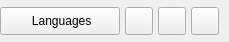
           <widget class="QFrame" name="contentTopBg">
            <property name="enabled">
             <bool>true</bool>
            </property>
            <property name="minimumSize">
             <size>
              <width>0</width>
              <height>42</height>
             </size>
            </property>
            <property name="maximumSize">
             <size>
              <width>16777215</width>
              <height>42</height>
             </size>
            </property>
            <property name="frameShape">
             <enum>QFrame::Shape::NoFrame</enum>
            </property>
            <property name="frameShadow">
             <enum>QFrame::Shadow::Raised</enum>
            </property>
            <layout class="QHBoxLayout" name="horizontalLayout">
             <property name="spacing">
              <number>0</number>
             </property>
             <property name="leftMargin">
              <number>0</number>
             </property>
             <property name="topMargin">
              <number>0</number>
             </property>
             <property name="rightMargin">
              <number>10</number>
             </property>
             <property name="bottomMargin">
              <number>0</number>
             </property>
             <item>
              <widget class="QFrame" name="leftBox">
               <property name="sizePolicy">
                <sizepolicy hsizetype="Expanding" vsizetype="Preferred">
                 <horstretch>0</horstretch>
                 <verstretch>0</verstretch>
                </sizepolicy>
               </property>
               <property name="frameShape">
                <enum>QFrame::Shape::NoFrame</enum>
               </property>
               <property name="frameShadow">
                <enum>QFrame::Shadow::Raised</enum>
               </property>
               <layout class="QHBoxLayout" name="horizontalLayout_3">
                <property name="spacing">
                 <number>0</number>
                </property>
                <property name="leftMargin">
                 <number>0</number>
                </property>
                <property name="topMargin">
                 <number>0</number>
                </property>
                <property name="rightMargin">
                 <number>0</number>
                </property>
                <property name="bottomMargin">
                 <number>0</number>
                </property>
                <item>
                 <widget class="QFrame" name="topLogoInfo">
                  <property name="minimumSize">
                   <size>
                    <width>0</width>
                    <height>0</height>
                   </size>
                  </property>
                  <property name="maximumSize">
                   <size>
                    <width>16777215</width>
                    <height>42</height>
                   </size>
                  </property>
                  <property name="styleSheet">
                   <string notr="true"/>
                  </property>
                  <property name="frameShape">
                   <enum>QFrame::Shape::NoFrame</enum>
                  </property>
                  <property name="frameShadow">
                   <enum>QFrame::Shadow::Raised</enum>
                  </property>
                  <widget class="QLabel" name="titleLeftApp">
                   <property name="geometry">
                    <rect>
                     <x>10</x>
                     <y>5</y>
                     <width>200</width>
                     <height>20</height>
                    </rect>
                   </property>
                   <property name="font">
                    <font>
                     <family>Segoe UI Semibold</family>
                     <pointsize>12</pointsize>
                     <italic>false</italic>
                     <fontweight></fontweight>
                    </font>
                   </property>
                   <property name="text">
                    <string>GPMTS</string>
                   </property>
                   <property name="alignment">
                    <set>Qt::AlignmentFlag::AlignLeading|Qt::AlignmentFlag::AlignLeft|Qt::AlignmentFlag::AlignTop</set>
                   </property>
                  </widget>
                  <widget class="QLabel" name="titleLeftDescription">
                   <property name="geometry">
                    <rect>
                     <x>10</x>
                     <y>25</y>
                     <width>200</width>
                     <height>16</height>
                    </rect>
                   </property>
                   <property name="maximumSize">
                    <size>
                     <width>16777215</width>
                     <height>16</height>
                    </size>
                   </property>
                   <property name="font">
                    <font>
                     <family>Segoe UI</family>
                     <pointsize>8</pointsize>
                     <italic>false</italic>
                     <bold>false</bold>
                    </font>
                   </property>
                   <property name="frameShadow">
                    <enum>QFrame::Shadow::Raised</enum>
                   </property>
                   <property name="text">
                    <string>General Purpose Missile Testing System</string>
                   </property>
                   <property name="alignment">
                    <set>Qt::AlignmentFlag::AlignLeading|Qt::AlignmentFlag::AlignLeft|Qt::AlignmentFlag::AlignTop</set>
                   </property>
                  </widget>
                  <widget class="QLabel" name="titleRightInfo">
                   <property name="geometry">
                    <rect>
                     <x>0</x>
                     <y>0</y>
                     <width>950</width>
                     <height>42</height>
                    </rect>
                   </property>
                   <property name="sizePolicy">
                    <sizepolicy hsizetype="Preferred" vsizetype="Expanding">
                     <horstretch>0</horstretch>
                     <verstretch>0</verstretch>
                    </sizepolicy>
                   </property>
                   <property name="maximumSize">
                    <size>
                     <width>16777215</width>
                     <height>42</height>
                    </size>
                   </property>
                   <property name="font">
                    <font>
                     <family>Segoe UI</family>
                     <pointsize>10</pointsize>
                     <italic>false</italic>
                     <bold>false</bold>
                    </font>
                   </property>
                   <property name="layoutDirection">
                    <enum>Qt::LayoutDirection::LeftToRight</enum>
                   </property>
                   <property name="text">
                    <string/>
                   </property>
                   <property name="alignment">
                    <set>Qt::AlignmentFlag::AlignCenter</set>
                   </property>
                  </widget>
                 </widget>
                </item>
               </layout>
              </widget>
             </item>
             <item>
              <widget class="QFrame" name="rightButtons">
               <property name="minimumSize">
                <size>
                 <width>0</width>
                 <height>28</height>
                </size>
               </property>
               <property name="frameShape">
                <enum>QFrame::Shape::NoFrame</enum>
               </property>
               <property name="frameShadow">
                <enum>QFrame::Shadow::Raised</enum>
               </property>
               <layout class="QHBoxLayout" name="horizontalLayout_2">
                <property name="spacing">
                 <number>5</number>
                </property>
                <property name="leftMargin">
                 <number>0</number>
                </property>
                <property name="topMargin">
                 <number>0</number>
                </property>
                <property name="rightMargin">
                 <number>0</number>
                </property>
                <property name="bottomMargin">
                 <number>0</number>
                </property>
                <item>
                 <widget class="QPushButton" name="settingsTopBtn">
                  <property name="minimumSize">
                   <size>
                    <width>120</width>
                    <height>28</height>
                   </size>
                  </property>
                  <property name="maximumSize">
                   <size>
                    <width>28</width>
                    <height>28</height>
                   </size>
                  </property>
                  <property name="cursor">
                   <cursorShape>PointingHandCursor</cursorShape>
                  </property>
                  <property name="toolTip">
                   <string>Settings</string>
                  </property>
                  <property name="styleSheet">
                   <string notr="true"/>
                  </property>
                  <property name="text">
                   <string> Languages</string>
                  </property>
                  <property name="icon">
                   <iconset>
                    <normaloff>images/icons/cil-chat-bubble.png</normaloff>images/icons/cil-chat-bubble.png</iconset>
                  </property>
                  <property name="iconSize">
                   <size>
                    <width>100</width>
                    <height>20</height>
                   </size>
                  </property>
                 </widget>
                </item>
                <item>
                 <widget class="QPushButton" name="minimizeAppBtn">
                  <property name="minimumSize">
                   <size>
                    <width>28</width>
                    <height>28</height>
                   </size>
                  </property>
                  <property name="maximumSize">
                   <size>
                    <width>28</width>
                    <height>28</height>
                   </size>
                  </property>
                  <property name="cursor">
                   <cursorShape>PointingHandCursor</cursorShape>
                  </property>
                  <property name="toolTip">
                   <string>Minimize</string>
                  </property>
                  <property name="text">
                   <string/>
                  </property>
                  <property name="icon">
                   <iconset resource="resources.qrc">
                    <normaloff>:/icons/images/icons/icon_minimize.png</normaloff>:/icons/images/icons/icon_minimize.png</iconset>
                  </property>
                  <property name="iconSize">
                   <size>
                    <width>20</width>
                    <height>20</height>
                   </size>
                  </property>
                 </widget>
                </item>
                <item>
                 <widget class="QPushButton" name="maximizeRestoreAppBtn">
                  <property name="minimumSize">
                   <size>
                    <width>28</width>
                    <height>28</height>
                   </size>
                  </property>
                  <property name="maximumSize">
                   <size>
                    <width>28</width>
                    <height>28</height>
                   </size>
                  </property>
                  <property name="font">
                   <font>
                    <family>Segoe UI</family>
                    <pointsize>10</pointsize>
                    <italic>false</italic>
                    <bold>false</bold>
                    <stylestrategy>PreferDefault</stylestrategy>
                   </font>
                  </property>
                  <property name="cursor">
                   <cursorShape>PointingHandCursor</cursorShape>
                  </property>
                  <property name="toolTip">
                   <string>Maximize</string>
                  </property>
                  <property name="text">
                   <string/>
                  </property>
                  <property name="icon">
                   <iconset resource="resources.qrc">
                    <normaloff>:/icons/images/icons/icon_maximize.png</normaloff>:/icons/images/icons/icon_maximize.png</iconset>
                  </property>
                  <property name="iconSize">
                   <size>
                    <width>20</width>
                    <height>20</height>
                   </size>
                  </property>
                 </widget>
                </item>
                <item>
                 <widget class="QPushButton" name="closeAppBtn">
                  <property name="minimumSize">
                   <size>
                    <width>28</width>
                    <height>28</height>
                   </size>
                  </property>
                  <property name="maximumSize">
                   <size>
                    <width>28</width>
                    <height>28</height>
                   </size>
                  </property>
                  <property name="cursor">
                   <cursorShape>PointingHandCursor</cursorShape>
                  </property>
                  <property name="toolTip">
                   <string>Close</string>
                  </property>
                  <property name="text">
                   <string/>
                  </property>
                  <property name="icon">
                   <iconset resource="resources.qrc">
                    <normaloff>:/icons/images/icons/icon_close.png</normaloff>:/icons/images/icons/icon_close.png</iconset>
                  </property>
                  <property name="iconSize">
                   <size>
                    <width>20</width>
                    <height>20</height>
                   </size>
                  </property>
                 </widget>
                </item>
               </layout>
              </widget>
             </item>
            </layout>
           </widget>
